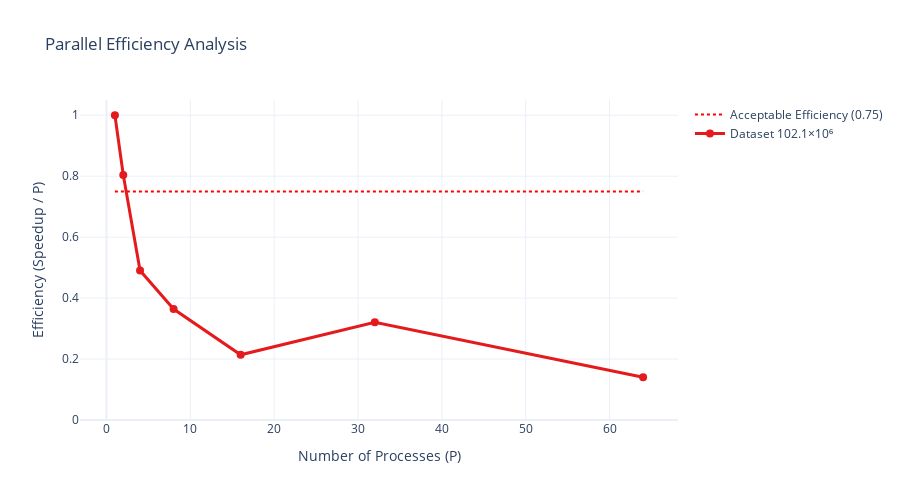

Here is the notebook cell this chart was saved with:
### Markdown cell above
# Efficiency Visualization

This section plots the *parallel efficiency* for the selected datasets using **Plotly**.  
Each curve represents how efficiently computational resources are used as the number of processes increases.  

The red dotted line marks an **acceptable efficiency threshold** at 0.75, helping to visually identify when performance begins to degrade.

### Code cell
# Create Efficiency figure
fig_efficiency = go.Figure()

# Acceptable efficiency line (constant = 0.75)
n_proc = np.sort(filtered_df['n_processes'].unique())
fig_efficiency.add_trace(go.Scatter(
    x=n_proc,
    y=[0.75] * len(n_proc),
    mode='lines',
    name='Acceptable Efficiency (0.75)',
    line=dict(dash='dot', color='red', width=2)
))

# Plot data for each dataset
for i, size in enumerate(filtered_df['dataset_size'].unique()):
    subset = filtered_df[filtered_df['dataset_size'] == size]
    label = f"{size/1e6:.1f}×10⁶" if size >= 1e6 else (
        f"{size/1e3:.0f}×10³" if size >= 1e3 else f"{size:.0f}"
    )
    fig_efficiency.add_trace(go.Scatter(
        x=subset['n_processes'],
        y=subset['efficiency'],
        mode='lines+markers',
        name=f"Dataset {label}",
        line=dict(width=3, color=px.colors.qualitative.Set1[i % 9]),
        marker=dict(size=8)
    ))

# Layout settings
fig_efficiency.update_layout(
    title='Parallel Efficiency Analysis',
    xaxis_title='Number of Processes (P)',
    yaxis_title='Efficiency (Speedup / P)',
    template='plotly_white',
    font=dict(size=12),
    height=500,
    showlegend=True,
    yaxis=dict(range=[0, 1.05])
)

# Show plot
fig_efficiency.show()

# Current filter info
print(f"Displayed datasets: {selected_datasets}")

### Figure 1 — Plotly figure (JSON) as saved in the notebook; plotly's stock layout.template omitted (floating-point values rounded to 4 significant figures)
{"data": [{"line": {"color": "red", "dash": "dot", "width": 2}, "mode": "lines", "name": "Acceptable Efficiency (0.75)", "type": "scatter", "x": [1, 2, 4, 8, 16, 32, 64], "y": [0.75, 0.75, 0.75, 0.75, 0.75, 0.75, 0.75]}, {"line": {"color": "rgb(228,26,28)", "width": 3}, "marker": {"size": 8}, "mode": "lines+markers", "name": "Dataset 102.1×10⁶", "type": "scatter", "x": [1, 2, 4, 8, 16, 32, 64], "y": [1.0, 0.804, 0.4907, 0.3641, 0.2139, 0.3208, 0.1404]}], "layout": {"font": {"size": 12}, "height": 500, "showlegend": true, "title": {"text": "Parallel Efficiency Analysis"}, "xaxis": {"title": {"text": "Number of Processes (P)"}}, "yaxis": {"range": [0, 1.05], "title": {"text": "Efficiency (Speedup / P)"}}}}
